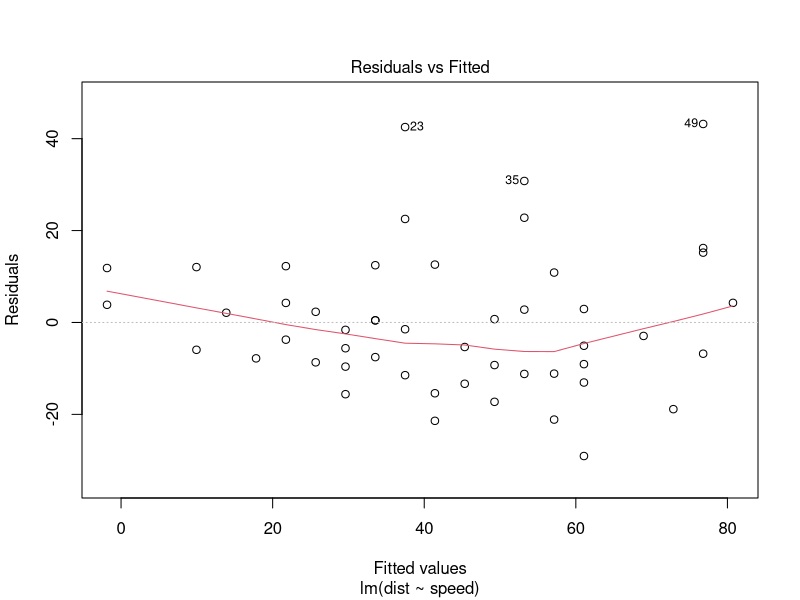
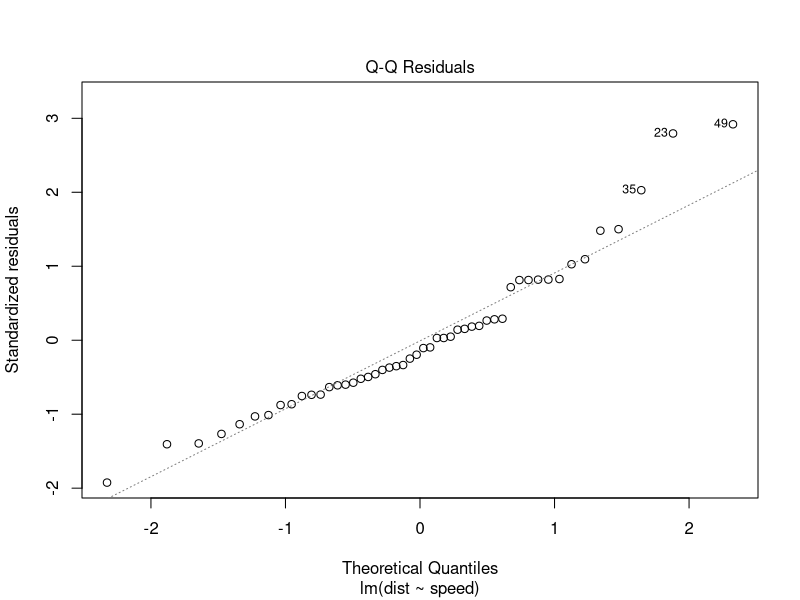
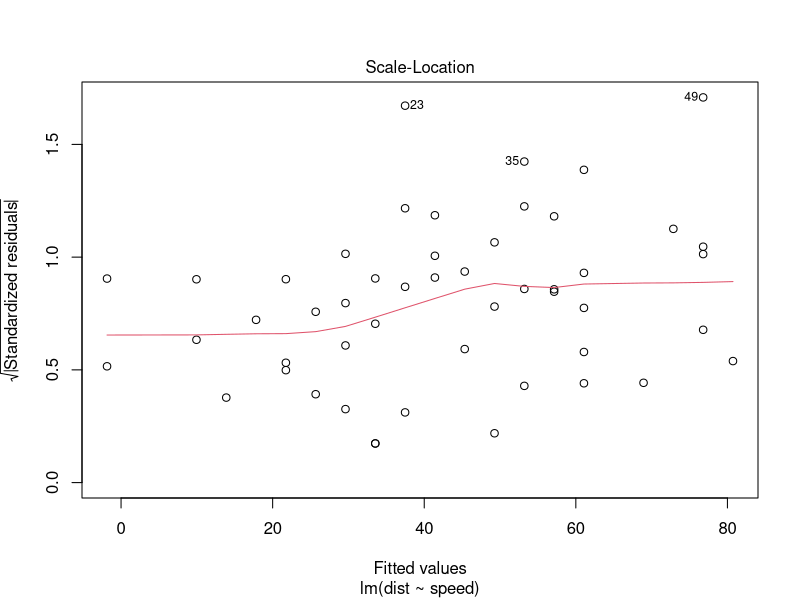
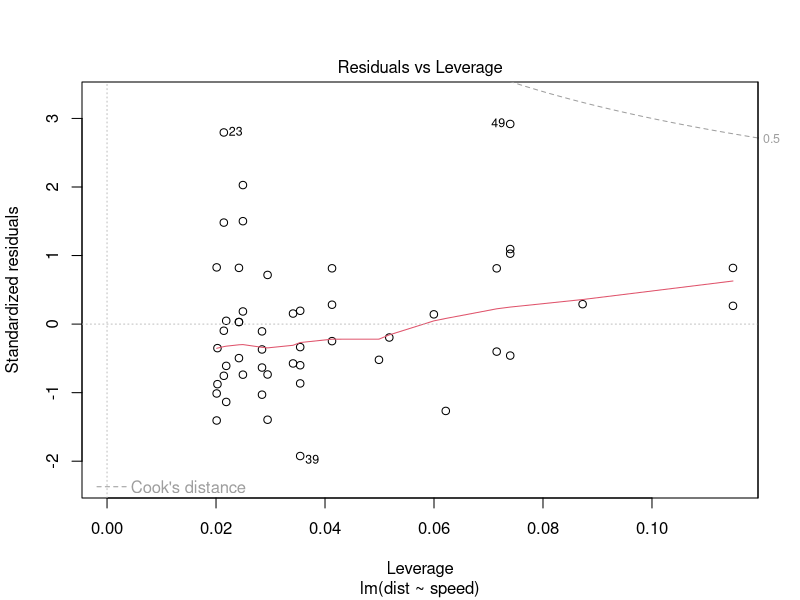
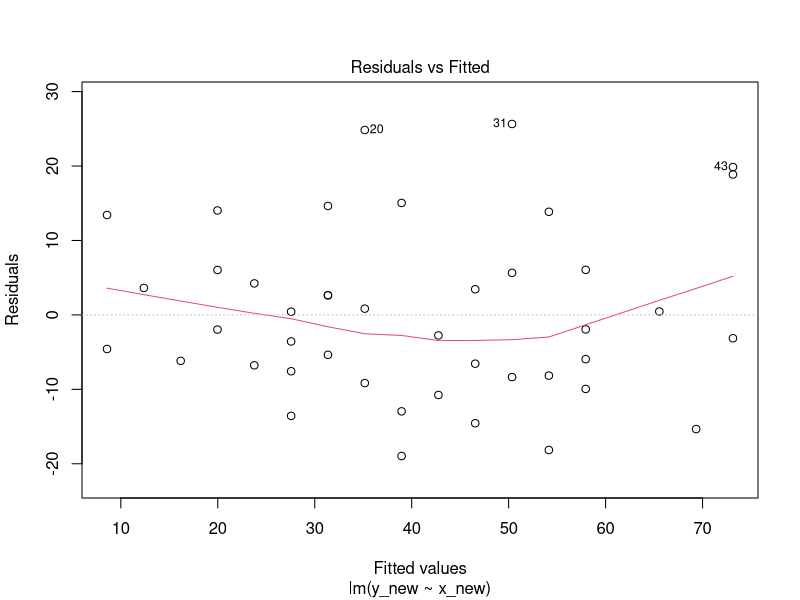
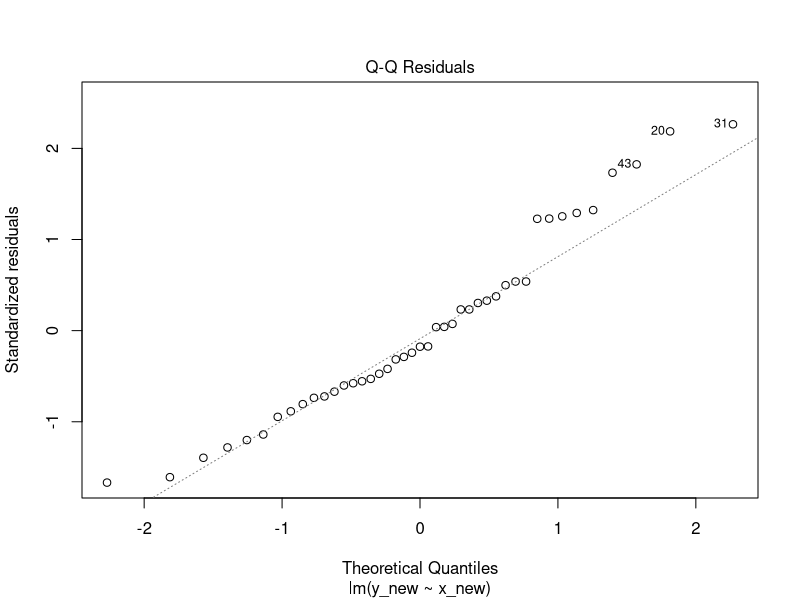
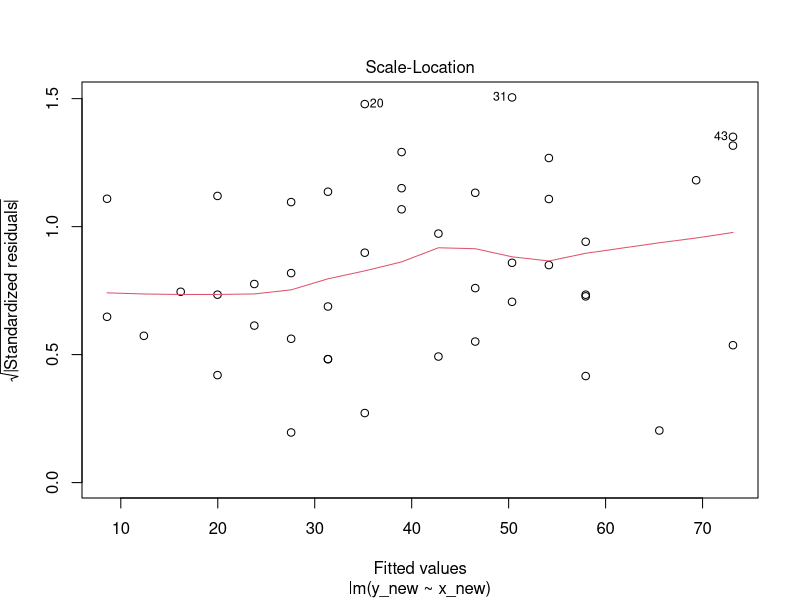
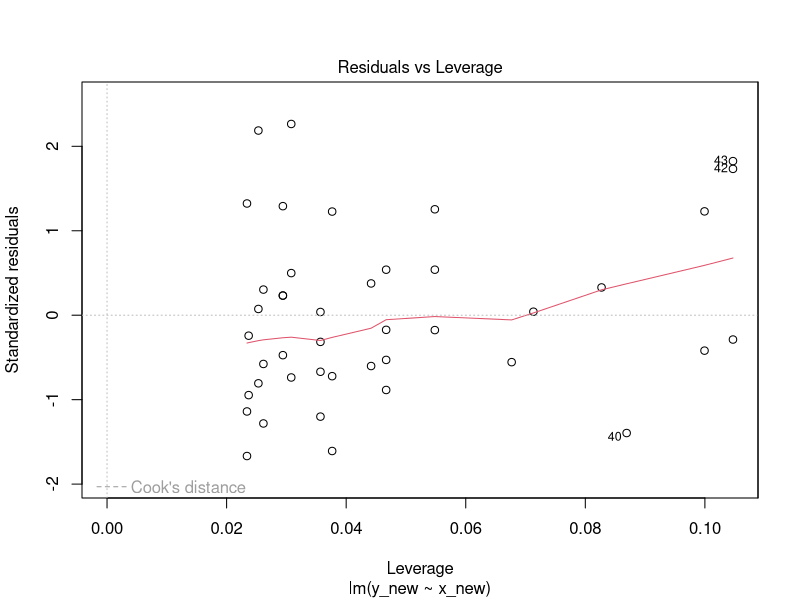

Write R code to recreate these figures, in order.
library(forecast)
data(cars)
attach(cars)
head(cars)
fit1 <- lm(dist ~ speed)
summary(fit1)
influence.measures(fit1)
plot(fit1)
remove <- c(1, 2, 23, 35, 39, 49, 50)
y_new <- cars$dist[-remove]
x_new <- cars$speed[-remove]
fit2 <- lm(y_new ~ x_new)
summary(fit2)
influence.measures(fit2)
plot(fit2)
remove <- c(1, 20, 22, 31, 33, 41, 42, 43, 44, 45)
y_new2 <- y_new[-remove]
x_new2 <- x_new[-remove]
fit3 <- lm(y_new ~ x_new)
summary(fit3)
influence.measures(fit3)
plot(fit3)
accuracy(fit1)
accuracy(fit2)
accuracy(fit3)
